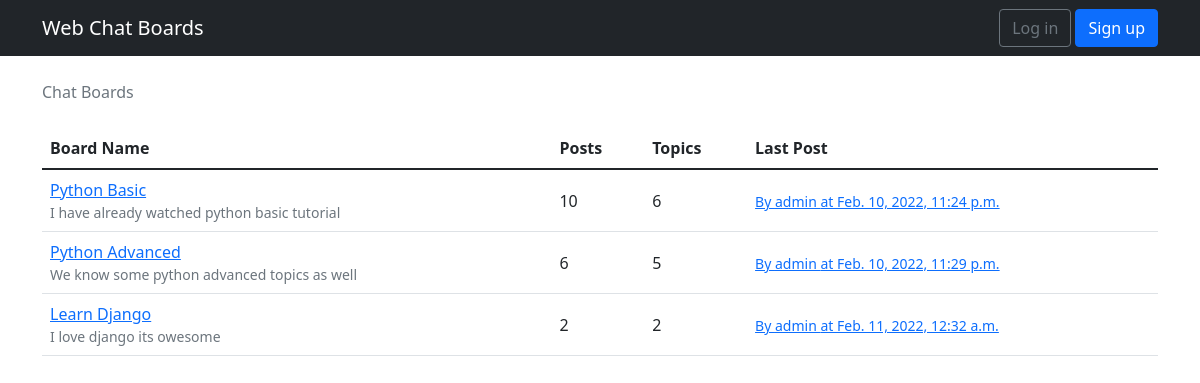
The page / on the database its author committed.
### webchat/models.py (models this page shows, shortened)
class ChatBoard(models.Model):
    name = models.CharField(max_length = 35, unique = True)
    details = models.CharField(max_length = 150)
    def get_posts_count(self):
        return Post.objects.filter(topic__boardName=self).count()
    def get_last_post(self):
        return Post.objects.filter(topic__boardName=self).order_by('createdBy').first()

class Post(models.Model):
    message = models.TextField(max_length = 5000)
    topic = models.ForeignKey(ChatTopic, related_name = 'posts',on_delete=models.CASCADE)
    createdAt = models.DateTimeField(auto_now_add = True)
    updatedAt = models.DateTimeField(null = True)
    createdBy = models.ForeignKey(User, related_name = 'posts',on_delete=models.CASCADE)
    updatedBy = models.ForeignKey(User, null = True, related_name = '+',on_delete=models.CASCADE)

### webchat/views.py (the view)
# urls.py: 2. Add a URL to urlpatterns:  path('', views.home, name='home')
def home(request):
    chatBoard = ChatBoard.objects.all()
    return render(request, 'home.html',{'chatBoard':chatBoard})

### templates/home.html
{% extends 'base.html' %}
{% block breadcrumb %}
  <li class="breadcrumb-item active">Chat Boards</li>
{% endblock %}
{% block content %}
      <table class="table">
        <thead class="thead-inverse">
          <tr>
            <th>Board Name</th>
            <th>Posts</th>
            <th>Topics</th>
            <th>Last Post</th>
          </tr>
        </thead>
        <tbody>
            {% for board in chatBoard %}
            <tr>
                <td>
                  <a href="{% url 'board_topic' board.pk %}">{{ board.name }}</a>
                  <small class="text-muted d-block">{{ board.details }}</small>
                </td>
                <td class="align-middle">
                    {{ board.get_posts_count }}
                </td>
                <td class="align-middle">
                    {{ board.topics.count }}
                </td>
                <td class="align-middle">
                    {% with post=board.get_last_post %}
                        {% if post %}
                            <small>
                                <a href="{% url 'topic_posts' board.pk post.topic.pk %}">
                                By {{ post.createdBy.username }} at {{ post.createdAt }}
                                </a>
                            </small>
                        {% else %}
                            <small class="text-muted">
                                <em>No posts yet here.</em>
                            </small>
                        {% endif %}
                    {% endwith %}
                </td>
            </tr>
          {% endfor %}
          </tbody>
      </table>
{% endblock %}

### rows shown on the page
ChatBoard: name "Python Basic", details "I have already watched python basic tutorial", get_posts_count "10", topics.count "6", get_last_post.createdBy.username "admin", get_last_post.createdAt "Feb. 10, 2022, 11:24 p.m."
ChatBoard: name "Python Advanced", details "We know some python advanced topics as well", get_posts_count "6", topics.count "5", get_last_post.createdBy.username "admin", get_last_post.createdAt "Feb. 10, 2022, 11:29 p.m."
ChatBoard: name "Learn Django", details "I love django its owesome", get_posts_count "2", topics.count "2", get_last_post.createdBy.username "admin", get_last_post.createdAt "Feb. 11, 2022, 12:32 a.m."
